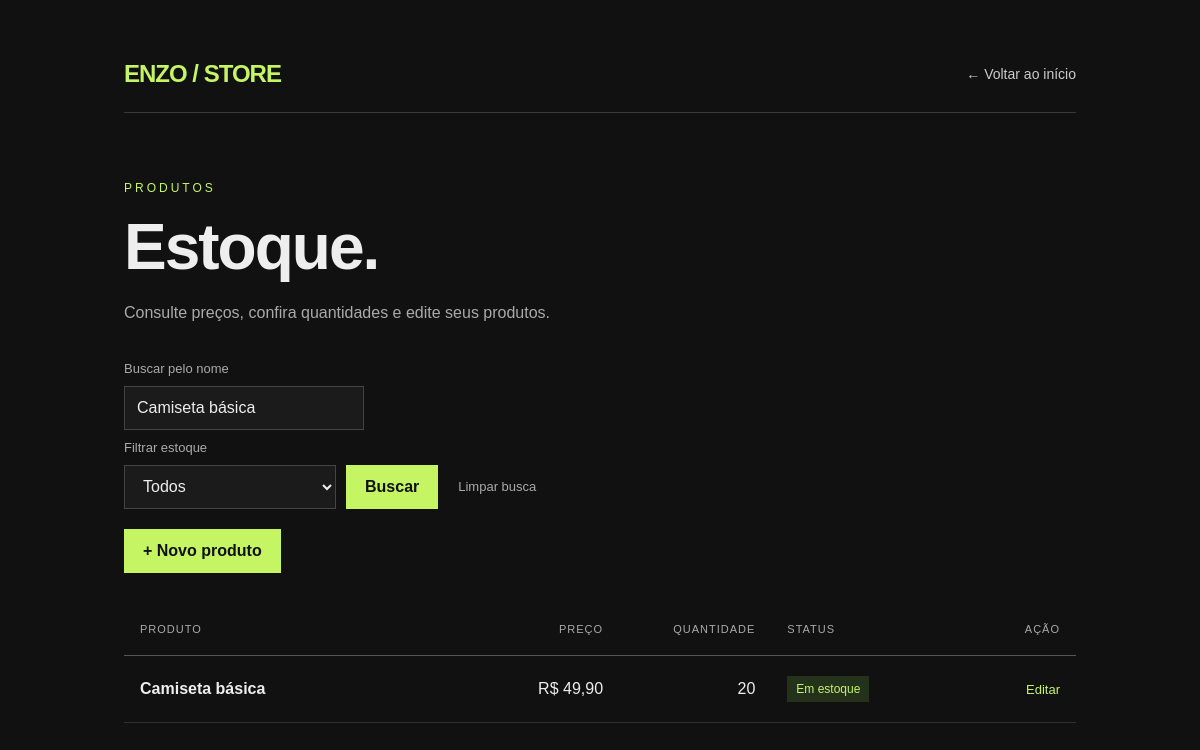
The app's page /estoque.php?busca=Camiseta básica (signed in) with its own data.
### tables this page shows
CREATE TABLE produtos (
 id INT AUTO_INCREMENT PRIMARY KEY,
 nome VARCHAR(100) NOT NULL,
 preco DECIMAL(10,2) NOT NULL,
 quantidade INT NOT NULL
);

### estoque.php (the view, shortened to what this page needs)
<?php
$busca = trim($_GET["busca"] ?? "");
$termo = "%" . $busca . "%";
$filtro = $_GET["estoque"] ?? "";
$sql = "SELECT * FROM produtos WHERE nome LIKE ?";
$sql .= " ORDER BY nome";
$comando = mysqli_prepare($conexao, $sql);
mysqli_stmt_bind_param($comando, "s", $termo);
mysqli_stmt_execute($comando);
$resultado = mysqli_stmt_get_result($comando);
?>
<!DOCTYPE html>
<html lang="pt-br">
<head>
    <link rel="stylesheet" href="estilo.css">
</head>
<body>
    <div class="container">
        <header class="topo">
            <a href="index.php" class="marca">ENZO / STORE</a>
            <a href="index.php" class="voltar">← Voltar ao início</a>
        </header>
        <main>
            <div class="introducao">
                <span class="etiqueta">Produtos</span>
                <h1>Estoque.</h1>
                <p class="descricao">
                    Consulte preços, confira quantidades e edite seus produtos.
                </p>
            </div>
            <div class="acoes-estoque">
                <form action="estoque.php" method="GET" class="busca">
                    <label for="busca">Buscar pelo nome</label>
                    <input
                        type="text"
                        id="busca"
                        name="busca"
                        placeholder="Ex.: Camiseta Denim"
                        value="<?php echo htmlspecialchars($busca, ENT_QUOTES, 'UTF-8'); ?>"
                    >
                    <label for="filtro-estoque">Filtrar estoque</label>
<select name="estoque" id="filtro-estoque">
    <option value="" <?php if ($filtro === "") echo "selected"; ?>>
        Todos
    </option>
</select>
                    <button type="submit" class="botao">Buscar</button>
                    <a href="estoque.php" class="link-discreto">
                        Limpar busca
                    </a>
                </form>
                <a href="cadProduto01.php" class="botao">
                    + Novo produto
                </a>
            </div>
            <?php if (mysqli_num_rows($resultado) == 0) { ?>
                <p class="vazio">Nenhum produto encontrado.</p>
            <?php } else { ?>
                <div class="tabela-container">
                    <table class="tabela tabela-estoque">
                        <thead>
                            <tr>
                                <th scope="col">Produto</th>
                                <th scope="col" class="numero">Preço</th>
                                <th scope="col" class="numero">Quantidade</th>
                                <th scope="col">Status</th>
                                <th scope="col">Ação</th>
                            </tr>
                        </thead>
                        <tbody>
                            <?php while ($produto = mysqli_fetch_assoc($resultado)) { ?>
                                <tr>
                                    <td>
                                        <?php
                                        echo htmlspecialchars(
                                            $produto["nome"],
                                            ENT_QUOTES,
                                            "UTF-8"
                                        );
                                        ?>
                                    </td>
                                    <td class="numero">
                                        R$ <?php echo number_format($produto["preco"], 2, ",", "."); ?>
                                    </td>
                                    <td class="numero">
                                        <?php echo (int) $produto["quantidade"]; ?>
                                    </td>
                                    <td>
                                        <?php if ($produto["quantidade"] > 5) { ?>
                                            <span class="status disponivel">
                                                Em estoque
                                            </span>
                                        <?php } elseif ($produto["quantidade"] >= 1) { ?>
                                            <span class="status baixo">
                                                Pouco em estoque
                                            </span>
                                        <?php } else { ?>
                                            <span class="status esgotado">
                                                Esgotado
                                            </span>
                                        <?php } ?>
                                    </td>
                                    <td>
                                        <a
                                            href="editarProduto01.php?id=<?php echo (int) $produto["id"]; ?>"
                                            class="editar"
                                        >
                                            Editar
                                        </a>
                                    </td>
                                </tr>
                            <?php } ?>
                        </tbody>
                    </table>
                </div>
            <?php } ?>
        </main>
    </div>
</body>
</html>

### estilo.css (style rules this page uses)
* { box-sizing: border-box; }
body { margin: 0; background: #111111; color: #eeeeee; font-family: Arial, sans-serif; }
.container { max-width: 1000px; margin: 0 auto; padding: 60px 24px; }
.topo { display: flex; justify-content: space-between; align-items: center; gap: 20px; padding-bottom: 24px; border-bottom: 1px solid #383838; }
.marca { color: #c5f563; font-size: 24px; font-weight: bold; letter-spacing: -1px; text-decoration: none; }
.introducao { margin: 65px 0 35px; }
.etiqueta { color: #c5f563; font-size: 12px; letter-spacing: 3px; text-transform: uppercase; }
h1 { margin: 14px 0; font-size: clamp(38px, 7vw, 64px); letter-spacing: -2px; }
.descricao { color: #aaaaaa; line-height: 1.6; }
.voltar { color: #cccccc; font-size: 14px; text-decoration: none; }
.acoes-estoque { display: flex; justify-content: space-between; align-items: center; flex-wrap: wrap; gap: 20px; margin-bottom: 30px; }
.busca { display: flex; align-items: center; flex-wrap: wrap; gap: 10px; }
.busca label { width: 100%; color: #aaaaaa; font-size: 13px; }
.busca input { width: 240px; max-width: 100%; padding: 12px; border: 1px solid #444444; border-radius: 0; background: #1b1b1b; color: #eeeeee; font: inherit; }
.botao { display: inline-block; padding: 12px 18px; border: 1px solid #c5f563; background: #c5f563; color: #111111; font: inherit; font-weight: bold; text-decoration: none; cursor: pointer; }
.link-discreto { padding: 10px; color: #aaaaaa; font-size: 13px; text-decoration: none; }
.tabela-container { overflow-x: auto; }
.tabela { width: 100%; border-collapse: collapse; text-align: left; }
.tabela th { padding: 16px; border-bottom: 1px solid #555555; color: #aaaaaa; font-size: 11px; font-weight: normal; letter-spacing: 1px; text-transform: uppercase; }
.tabela td { padding: 22px 16px; border-bottom: 1px solid #303030; }
.tabela .numero { text-align: right; white-space: nowrap; }
.status { display: inline-block; padding: 6px 9px; font-size: 12px; white-space: nowrap; }
.disponivel { background: #25321b; color: #c5f563; }
.editar { color: #c5f563; font-size: 13px; text-decoration: none; }
.tabela-estoque { min-width: 740px; table-layout: fixed; }
.tabela-estoque th:nth-child(1) { width: 34%; }
.tabela-estoque th:nth-child(2) { width: 18%; }
.tabela-estoque th:nth-child(3) { width: 16%; }
.tabela-estoque th:nth-child(4) { width: 22%; }
.tabela-estoque th:nth-child(5) { width: 10%; }
.tabela-estoque th, .tabela-estoque td { padding: 20px 16px; }
.tabela-estoque td:first-child { font-weight: bold; overflow-wrap: anywhere; }
.tabela-estoque th:last-child, .tabela-estoque td:last-child { text-align: right; }
.busca select { max-width: 100%; min-height: 44px; padding: 10px 14px; border: 1px solid #444444; border-radius: 0; background: #1b1b1b; color: #eeeeee; font: inherit; }

### records on screen
produtos: nome "Camiseta básica", preco "49,90", quantidade "20", shows "Em estoque"
